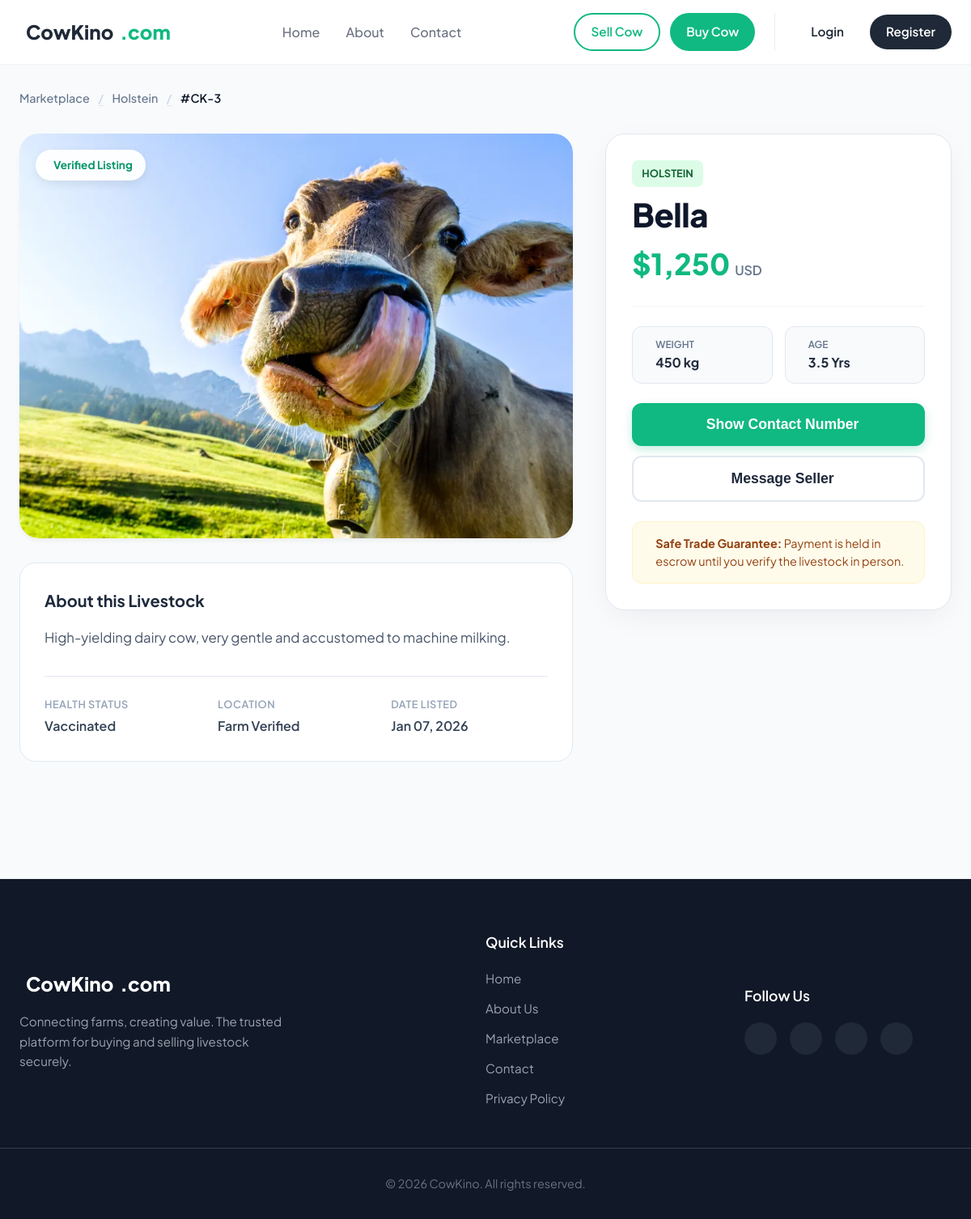
/view/cow_details.php?id=3, run on the app's committed database.
### tables this page shows
CREATE TABLE `cows` (
  `name` varchar(20) NOT NULL,
  `id` int(11) NOT NULL,
  `price` int(20) NOT NULL,
  `breed` varchar(20) NOT NULL,
  `age` float NOT NULL,
  `weight` int(5) NOT NULL,
  `photo_url` varchar(150) NOT NULL,
  `description` varchar(500) NOT NULL
);

### model/cows.php (called while the page is built, shortened)
<?php
require_once __DIR__ . '/DataBase.php';
function GetCowById($id)
{
    global $conn;
    $sql = "SELECT * FROM cows WHERE id = ?";
    $stmt = mysqli_prepare($conn, $sql);
    mysqli_stmt_bind_param($stmt, "i", $id);
    mysqli_stmt_execute($stmt);
    $result = mysqli_stmt_get_result($stmt);
    if ($row = mysqli_fetch_assoc($result)) {
        return $row;
    } else {
        return null;
    }
}

### view/cow_details.php (the view, shortened to what this page needs)
<?php
require_once '../model/cows.php';
$cowId = $_GET['id'];
$cow = GetCowById($cowId);
?>
<!DOCTYPE html>
<html lang="en">
<head>
    <link rel="stylesheet" href="../Asset/style/style.css" />
</head>
<body class="page-bg">
    <?php include "./header.php"; ?>
    <main class="product-page">
        <div class="container">
            <nav class="breadcrumb-clean">
                <a href="buy.php">Marketplace</a>
                <span class="divider">/</span>
                <a href="#"><?php echo htmlspecialchars($cow['breed']); ?></a>
                <span class="divider">/</span>
                <span class="current">#CK-<?php echo $cow['id']; ?></span>
            </nav>
            <div class="product-layout">
                <div class="product-visuals">
                    <div class="main-gallery-wrapper">
                        <img src="../upload/<?php echo htmlspecialchars($cow['photo_url']); ?>"
                             alt="<?php echo htmlspecialchars($cow['name']); ?>"
                             class="hero-image"
                             onerror="this.src='https://via.placeholder.com/1200x800?text=No+Image+Available'">
                        <div class="floating-badge">
                            <i class="ph-fill ph-check-circle"></i> Verified Listing
                        </div>
                    </div>
                    <div class="product-description-block">
                        <h3>About this Livestock</h3>
                        <div class="text-content">
                            <p><?php echo nl2br(htmlspecialchars($cow['description'])); ?></p>
                        </div>
                        <div class="specs-table">
                            <div class="spec-row">
                                <span class="spec-label">Health Status</span>
                                <span class="spec-value">Vaccinated</span>
                            </div>
                            <div class="spec-row">
                                <span class="spec-label">Location</span>
                                <span class="spec-value">Farm Verified</span>
                            </div>
                            <div class="spec-row">
                                <span class="spec-label">Date Listed</span>
                                <span class="spec-value"><?php echo date('M d, Y'); ?></span>
                            </div>
                        </div>
                    </div>
                </div>
                <aside class="product-sidebar">
                    <div class="sidebar-card">
                        <div class="sidebar-header">
                            <span class="breed-tag"><?php echo htmlspecialchars($cow['breed']); ?></span>
                            <h1 class="cow-title"><?php echo htmlspecialchars($cow['name']); ?></h1>
                            <div class="price-block">
                                <span class="amount">$<?php echo number_format($cow['price']); ?></span>
                                <span class="currency">USD</span>
                            </div>
                        </div>
                        <div class="divider-line"></div>
                        <div class="quick-stats">
                            <div class="stat-pill">
                                <div>
                                    <span class="lbl">Weight</span>
                                    <span class="val"><?php echo htmlspecialchars($cow['weight']); ?> kg</span>
                                </div>
                            </div>
                            <div class="stat-pill">
                                <div>
                                    <span class="lbl">Age</span>
                                    <span class="val"><?php echo htmlspecialchars($cow['age']); ?> Yrs</span>
                                </div>
                            </div>
                        </div>
                        <div class="sidebar-actions">
                            <button class="btn-primary-block">
                                <i class="ph-bold ph-phone"></i> Show Contact Number
                            </button>
                            <button class="btn-outline-block">
                                <i class="ph-bold ph-chat-circle-text"></i> Message Seller
                            </button>
                        </div>
                        <div class="safety-box">
                            <p><strong>Safe Trade Guarantee:</strong> Payment is held in escrow until you verify the livestock in person.</p>
                        </div>
                    </div>
                </aside>
            </div>
        </div>
    </main>
    <?php include "./footer.php"; ?>
</body>
</html>

### data on the page
cows: breed "Holstein", id "3", photo_url (picture), description "High-yielding dairy cow, very gentle and accustomed to machine milking.", breed "HOLSTEIN", name "Bella", price "1,250", weight "450", age "3.5"
